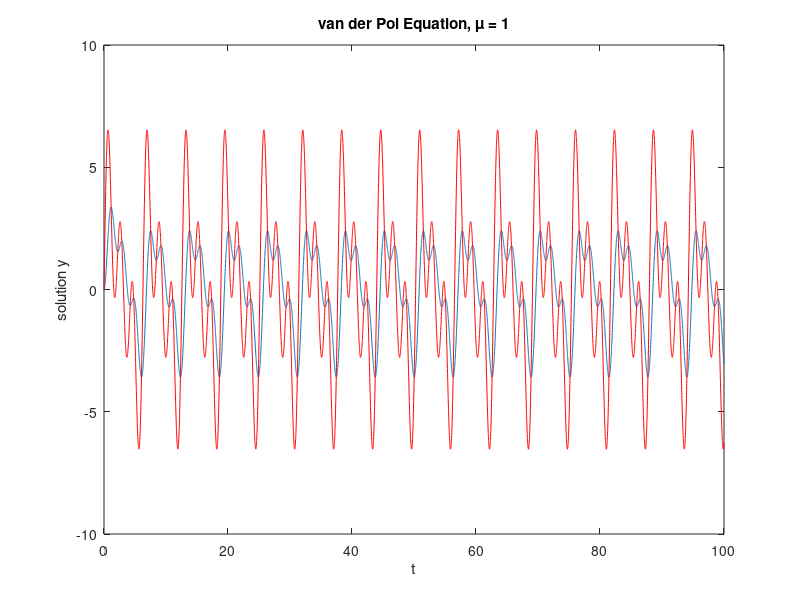

Reproduce this figure in MATLAB.
t = 0:0.01:100;
y0 = [0];
Mu = 1;
num = 3;
cA = randi(3,1,num);
cB = randi(3,1,num);
myfunc = @(x) cA(1)*sin(cB(1)*x)+cA(2)*sin(cB(2)*x)+cA(3)*sin(cB(3)*x);
dydt = @(t,y)[1*(myfunc(t)-y(1))];
[t,y] = ode45(dydt, t, y0);

% Plot of the solution
plot(t,y(:,1))
hold on; plot(t,myfunc(t),'r')
xlabel('t')
ylabel('solution y')
title('van der Pol Equation, \mu = 1')
% find delay
delay = fmincon(@(x) -corr(myfunc(t-x),y),0.0,-1,0);


% 
timeconstant = 0.1:0.1:10;
for i=1:length(timeconstant)
    i
    dydt = @(t,y) timeconstant(i)*(myfunc(t)-y(1));
    [t,y] = ode45(dydt, t, y0);
    delay(i) = fmincon(@(x) -corr(myfunc(t-x),y),0.0,-1,0)
end


% fit of timeconstant vs delay
% General model Exp2:
%      f(x) = a*exp(b*x) + c*exp(d*x)
% Coefficients (with 95% confidence bounds):
%        a =       1.184  (1.176, 1.192)
%        b =     -0.9834  (-0.9961, -0.9708)
%        c =      0.3895  (0.3805, 0.3985)
%        d =     -0.1431  (-0.1466, -0.1396)
% 
% Goodness of fit:
%   SSE: 0.001072
%   R-square: 0.9999
%   Adjusted R-square: 0.9999
%   RMSE: 0.003342